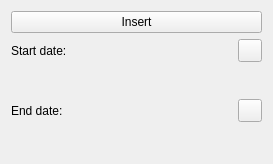
<ui version="4.0" >
 <class>CalendarToolWidget</class>
 <widget class="QWidget" name="CalendarToolWidget" >
  <property name="geometry" >
   <rect>
    <x>0</x>
    <y>0</y>
    <width>273</width>
    <height>164</height>
   </rect>
  </property>
  <property name="windowTitle" >
   <string>Calendar Tool</string>
  </property>
  <layout class="QGridLayout" name="gridLayout" >
   <item row="0" column="0" colspan="3" >
    <widget class="QPushButton" name="m_insertButton" >
     <property name="text" >
      <string>Insert</string>
     </property>
    </widget>
   </item>
   <item row="1" column="0" >
    <widget class="QLabel" name="label" >
     <property name="text" >
      <string>Start date:</string>
     </property>
    </widget>
   </item>
   <item row="1" column="1" >
    <spacer name="horizontalSpacer" >
     <property name="orientation" >
      <enum>Qt::Horizontal</enum>
     </property>
     <property name="sizeHint" stdset="0" >
      <size>
       <width>160</width>
       <height>20</height>
      </size>
     </property>
    </spacer>
   </item>
   <item row="1" column="2" >
    <widget class="QToolButton" name="m_selectStartDateButton" >
     <property name="text" >
      <string/>
     </property>
    </widget>
   </item>
   <item row="2" column="0" colspan="3" >
    <widget class="KDateWidget" name="m_startDateWidget" />
   </item>
   <item row="3" column="0" >
    <widget class="QLabel" name="label_2" >
     <property name="text" >
      <string>End date:</string>
     </property>
    </widget>
   </item>
   <item row="3" column="1" >
    <spacer name="horizontalSpacer_2" >
     <property name="orientation" >
      <enum>Qt::Horizontal</enum>
     </property>
     <property name="sizeHint" stdset="0" >
      <size>
       <width>160</width>
       <height>20</height>
      </size>
     </property>
    </spacer>
   </item>
   <item row="3" column="2" >
    <widget class="QToolButton" name="m_selectEndDateButton" >
     <property name="text" >
      <string/>
     </property>
    </widget>
   </item>
   <item row="4" column="0" colspan="3" >
    <widget class="KDateWidget" name="m_endDateWidget" />
   </item>
  </layout>
 </widget>
 <customwidgets>
  <customwidget>
   <class>KDateWidget</class>
   <extends>QWidget</extends>
   <header>kdatewidget.h</header>
  </customwidget>
 </customwidgets>
 <resources/>
 <connections/>
</ui>
